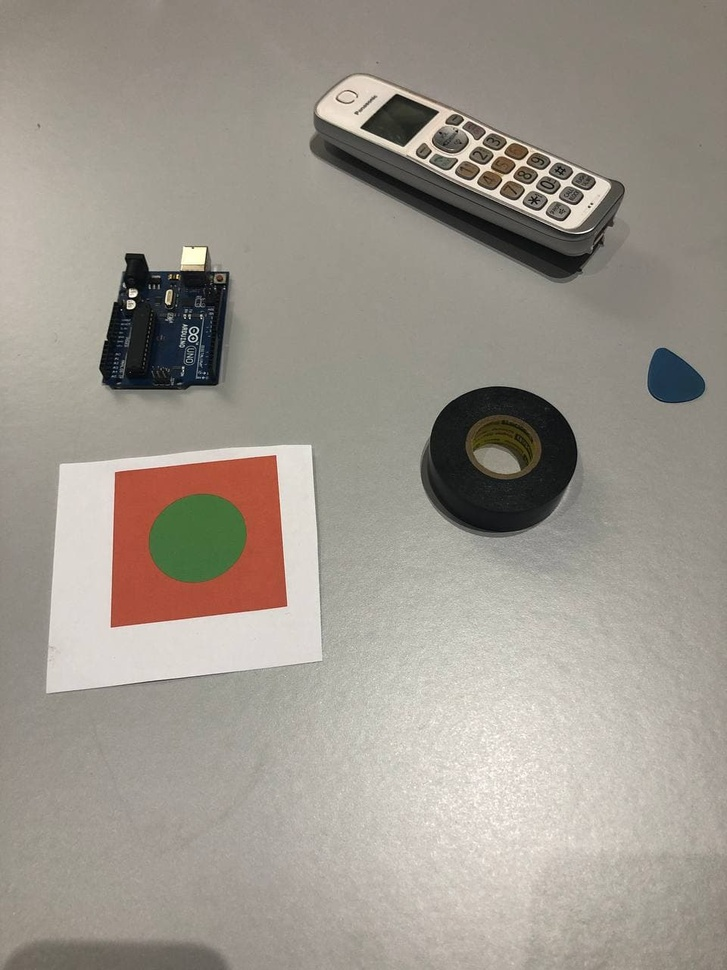
#> input picture Img/photo_2021-06-22_00-54-58.jpg, 727 x 970 px, shrunk from 960 x 1280 before the run, given in place of the camera
$ python test.py
#> lines starting #> are read from the running program, lines starting #| are printed output that depends on the picture; after the words box and inside, x2 and y2 are one past the last pixel; in counts of white or black regions, pixels touching at a corner belong together
# Python code for Multiple Color Detection


import numpy as np
import cv2


# Capturing video through webcam
webcam = cv2.VideoCapture(0)

# Start a while loop
while(1):

	# Reading the video from the
	# webcam in image frames
    _, img = webcam.read()
#> img is the input picture: shape (970, 727, 3); mean B, G, R 141.2, 150.6, 157.1

    imgHSV = cv2.cvtColor(img, cv2.COLOR_BGR2HSV)
#> imgHSV: shape (970, 727, 3); mean H, S, V 22.9, 29.5, 157.9
    lowR = (0,100,100)
    highR = (15,255,255)
    maskR = cv2.inRange(imgHSV, lowR, highR)
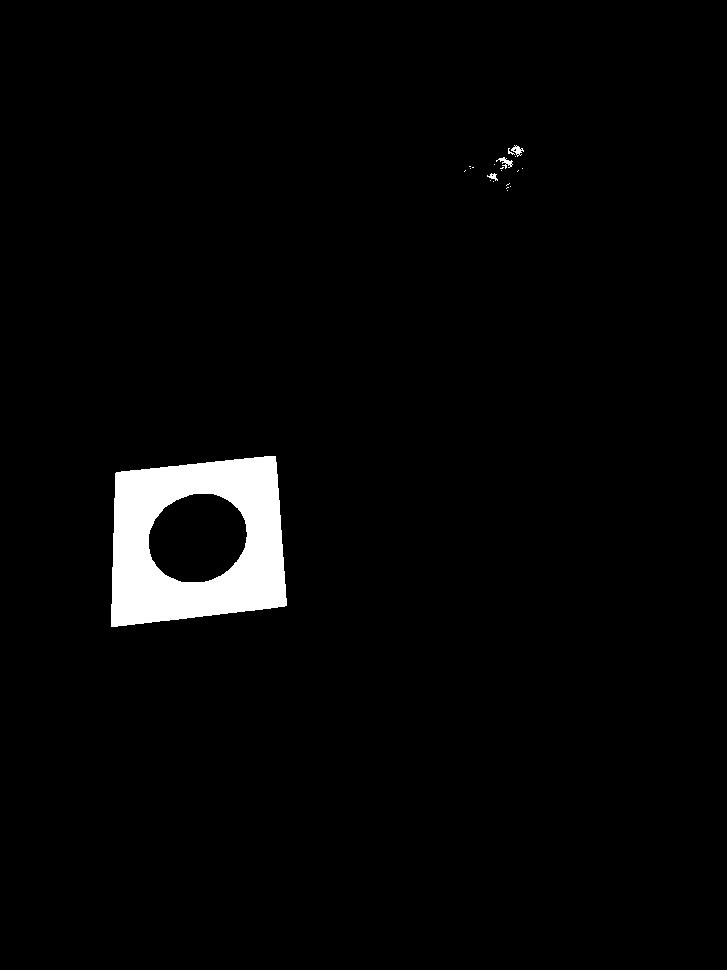
#> maskR: shape (970, 727); 2.7% white; 21 white regions (17 under 20 px)

    imgC = np.zeros(img.shape)
    contours, hierarchy = cv2.findContours(maskR.copy(), cv2.RETR_EXTERNAL,cv2.CHAIN_APPROX_SIMPLE)
#> contours = 21 contours, 17 with area under 20; largest, box (x1, y1, x2, y2) and area: (111, 456, 287, 627) 25592, (511, 145, 524, 157) 56, (496, 157, 513, 169) 46, (487, 173, 498, 181) 28

    valid_cntrs = []
    for cntr in contours:
        peri = cv2.arcLength(cntr, True)
        approx = cv2.approxPolyDP(cntr, 0.04 * peri, True)
        if len(approx) == 4:
            valid_cntrs.append((cntr, approx))
#> this loop made 21 passes
#> (peri, approx) on passes 1, 2, 4, 5, 6, 7, 9, 10, 11, 12, 13, 15: (659, [[275, 456], [115, 473], [111, 626], [286, 605]]), (0, [[507, 190]]), (0, [[510, 186]]), (7.66, [[509, 183], [506, 185]]), (0, [[493, 181]]), (0, [[490, 180]]), (2.83, [[518, 170], [517, 171]]), (0, [[501, 170]]), (2.83, [[465, 170], [464, 171]]), (0, [[522, 168]]), (0, [[470, 168]]), (2, [[472, 167], [473, 167]])
#> peri on passes 8, 14, 18, 20, 21: 33.8, 6.83, 79.25, 24.14, 49.36
#> after the loop, valid_cntrs = 2 items

    valid_template_objects = []
    for (c,approx0) in valid_cntrs:
        (x, y, w, h) = cv2.boundingRect(c)
        roi = imgHSV[np.floor(y*0.95).astype('int'):np.ceil((y + h)*1.05).astype('int'), np.floor(x*0.95).astype('int'):np.ceil((x + w)*1.05).astype('int')]

        A = w*h

        lowG = (42,20,20)
        highG = (100,255,255)
        maskG = cv2.inRange(roi, lowG, highG)
        cv2.imshow("ROI", maskG)
        contoursG, hierarchy = cv2.findContours(maskG.copy(), cv2.RETR_EXTERNAL,cv2.CHAIN_APPROX_SIMPLE)

        for cntr in contoursG:
            peri = cv2.arcLength(cntr, True)
            approx = cv2.approxPolyDP(cntr, 0.04 * peri, True)
            if cv2.countNonZero(maskG)/A > 0.2 and len(approx) > 5:
                valid_template_objects.append((x,y,w,h,approx0))
#> this loop made 2 passes
#> (approx0, x, y, w, h, A, lowG, highG) on pass 1: ([[275, 456], [115, 473], [111, 626], [286, 605]], 111, 456, 176, 171, 30096, (42, 20, 20), (100, 255, 255))
#> (c, approx0, x, y, w, h, A, lowG) on pass 2: ([[507, 187], [506, 188], [507, 187], [508, 187]], [[508, 187], [507, 187], [506, 188], [507, 187]], 506, 187, 3, 2, 6, (42, 20, 20))
#> pass 1, `maskG = cv2.inRange(roi, lowG, highG)`:
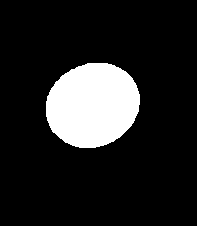
#> maskG: shape (226, 197); 14.1% white; 1 white region, box (x1, y1, x2, y2) and area: (46, 63, 140, 148) 6275
#> after the loop, valid_template_objects = [(111, 456, 176, 171, [[275, 456], [115, 473], [111, 626], [286, 605]])]

    template_object = []
    if len(valid_template_objects) > 0:
        for i in valid_template_objects[0][4]:
            center = tuple(i[0])
            template_object.append(center)
#> this loop made 4 passes
#> after the loop, template_object = [(275, 456), (115, 473), (111, 626), (286, 605)]

        template_object.sort(key=(lambda x: x[0] + x[1]))
        if template_object[1][0] > template_object[2][0]:
            tmp = template_object[2]
#> tmp = (111, 626)
            template_object[2] = template_object[1]
            template_object[1] = tmp

        for i, center in enumerate(template_object):
            color = (255,0,0)
            if i == 3:
                color = (0,255,0)
            img = cv2.circle(img,center,10,color,thickness=-1)
#> this loop made 4 passes
#> (center, color) on passes 1 to 4: ((115, 473), (255, 0, 0)), ((111, 626), (255, 0, 0)), ((275, 456), (255, 0, 0)), ((286, 605), (0, 255, 0))
#> pass 1, `img = cv2.circle(img,center,10,color,thickness=-1)`:
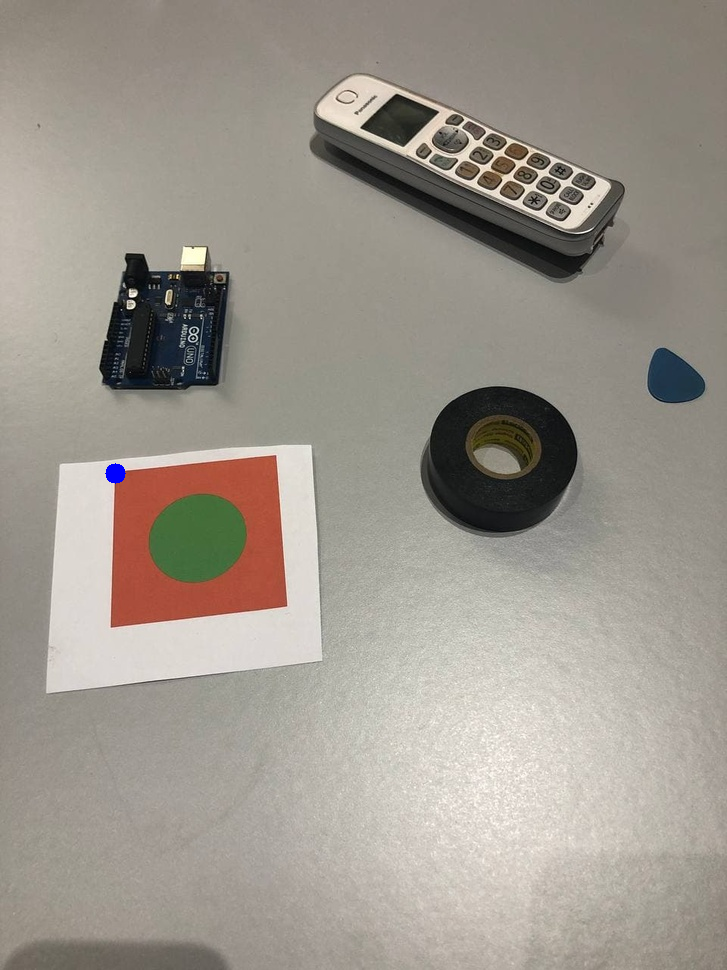
#> img: shape (970, 727, 3); 0.04% of pixels changed, all inside (x1, y1, x2, y2) = (105, 463, 126, 484)
#> pass 2, `img = cv2.circle(img,center,10,color,thickness=-1)`:
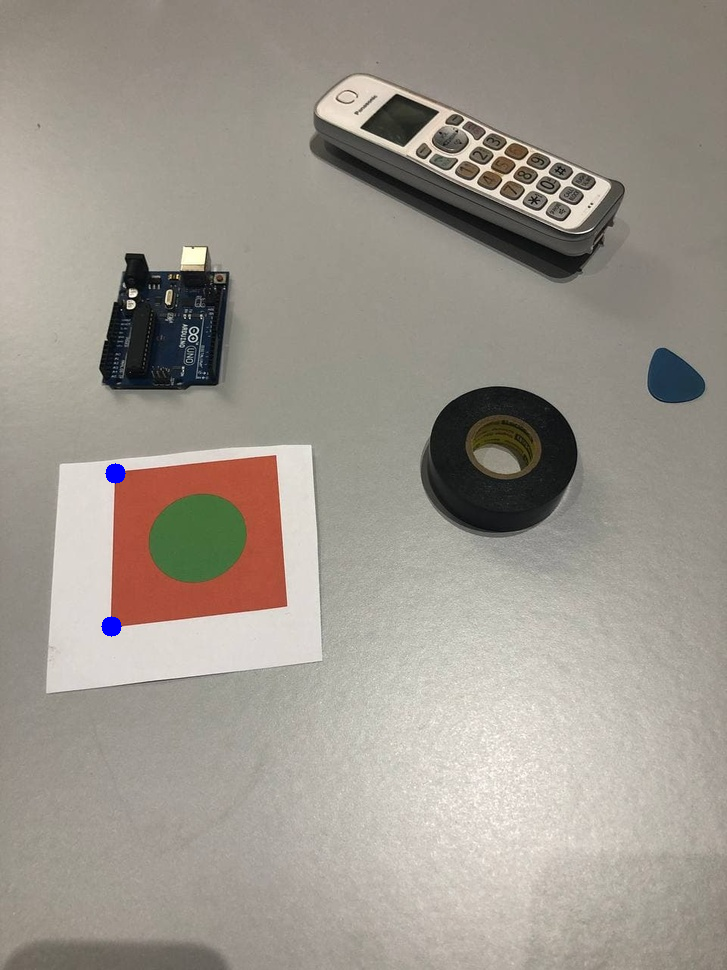
#> img: shape (970, 727, 3); 0.04% of pixels changed, all inside (x1, y1, x2, y2) = (101, 616, 122, 637)
#> pass 3, `img = cv2.circle(img,center,10,color,thickness=-1)`:
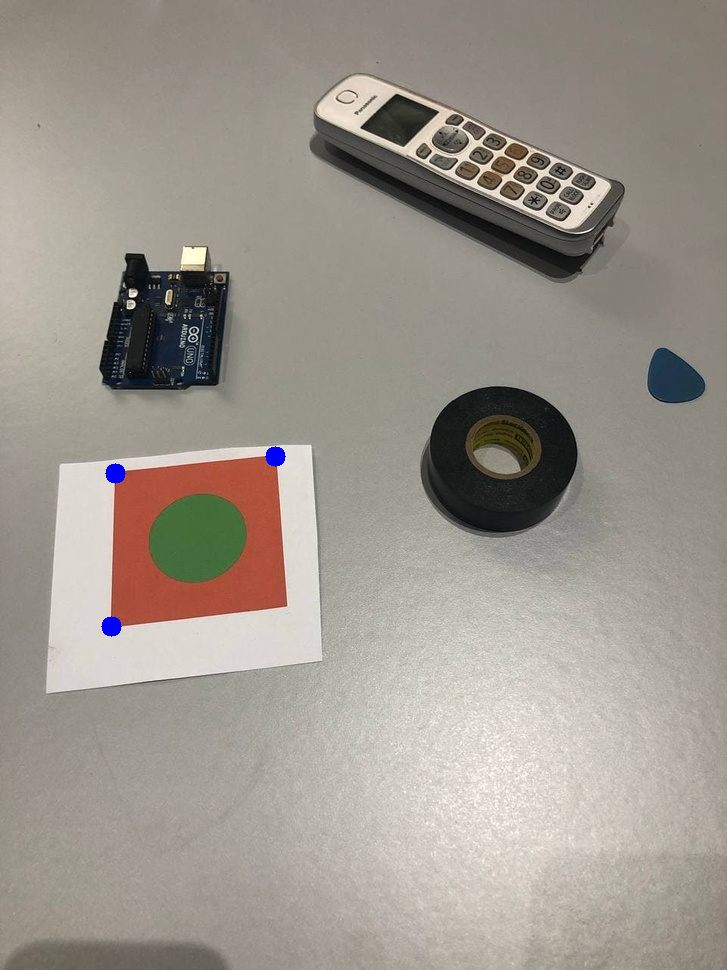
#> img: shape (970, 727, 3); 0.04% of pixels changed, all inside (x1, y1, x2, y2) = (265, 446, 286, 467)
#> after the loop:
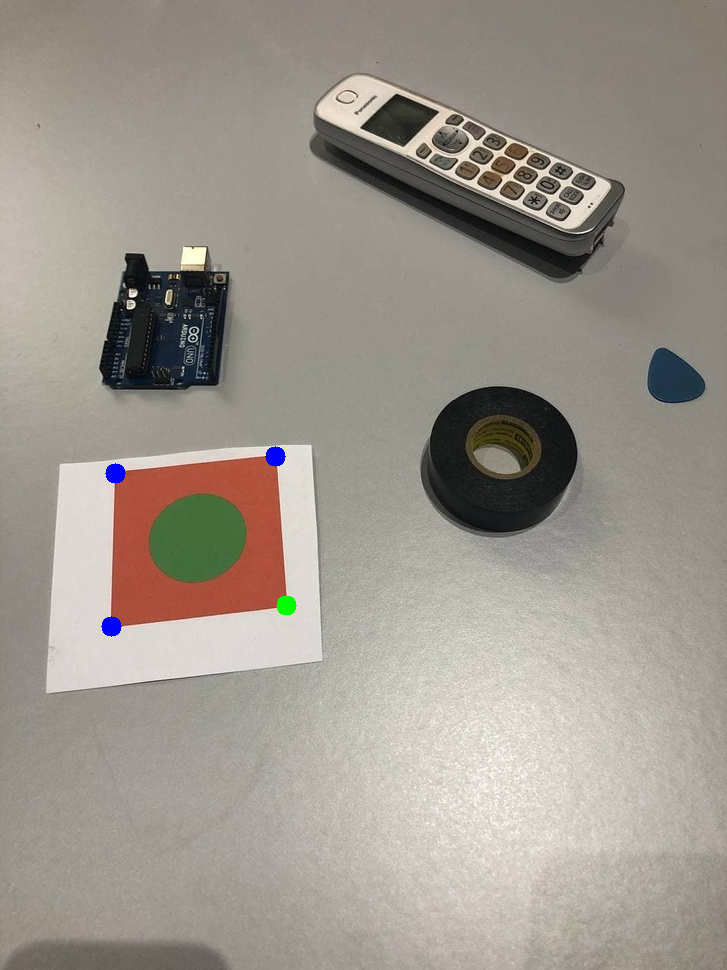
#> img: shape (970, 727, 3); 0.04% of pixels changed, all inside (x1, y1, x2, y2) = (276, 595, 297, 616)

        pts1 = np.float32(template_object)
#> pts1 = [[115, 473], [111, 626], [275, 456], [286, 605]]
        pts2 = np.float32([[template_object[3][0]-100,template_object[3][1]-100],[template_object[3][0]-100,template_object[3][1]],[template_object[3][0],template_object[3][1]-100],list(template_object[3])])
#> pts2 = [[186, 505], [186, 605], [286, 505], [286, 605]]

        matrix = cv2.getPerspectiveTransform(pts1, pts2)
#> matrix = [[0.864, 0.185, 75.17], [0.0901, 1.45, 14.51], [-3.43e-05, 0.000872, 1]]

        result = cv2.warpPerspective(img, matrix, (img.shape[0]*2,img.shape[1]*2))
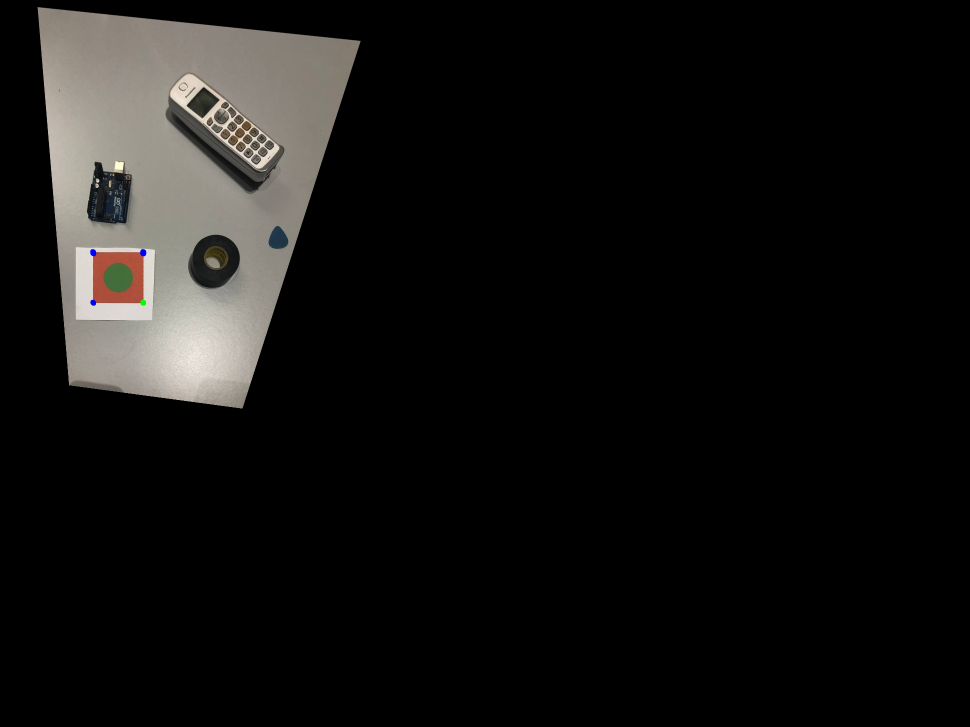
#> result: shape (1454, 1940, 3) (shown at 1/2 size); mean B, G, R 17.8, 19, 19.9

        # Program Termination
        cv2.imshow("Resultado", result)
    cv2.imshow("Original", maskR)
    if cv2.waitKey(10) & 0xFF == ord('q'):
#> (key q is pressed here)
        webcam.release()
        cv2.destroyAllWindows()
        break

$ run again, on Img/test11.jpg
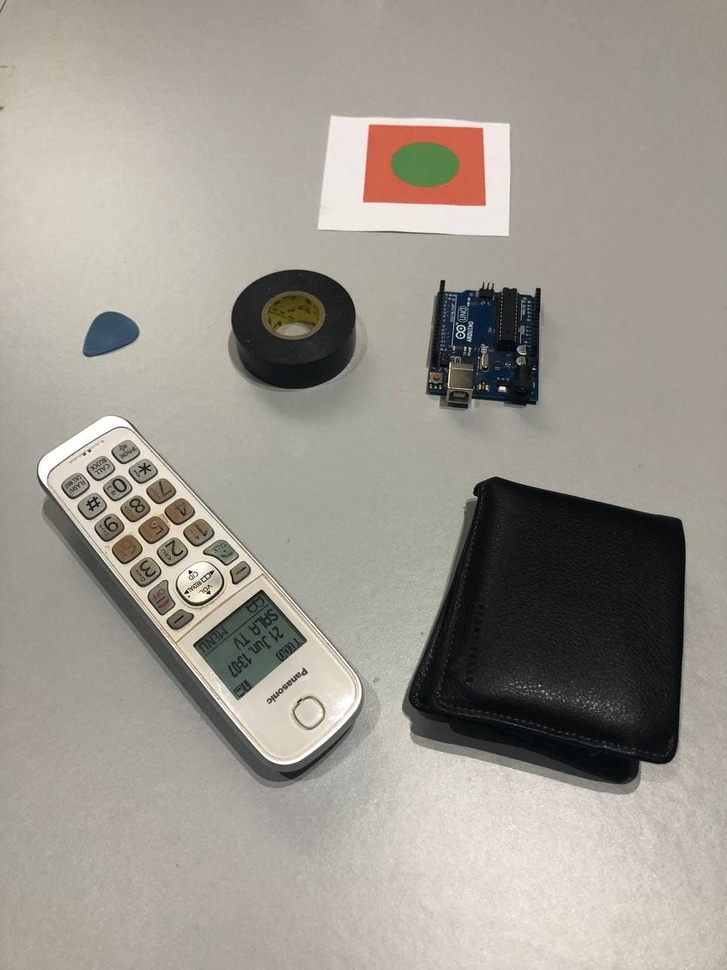
#> input picture Img/test11.jpg, 727 x 970 px, shrunk from 960 x 1280 before the run, given in place of the camera
#> img is the input picture: shape (970, 727, 3); mean B, G, R 143.6, 152, 157.3
#> imgHSV: shape (970, 727, 3); mean H, S, V 28, 26.4, 158.1
#> `maskR = cv2.inRange(imgHSV, lowR, highR)`:
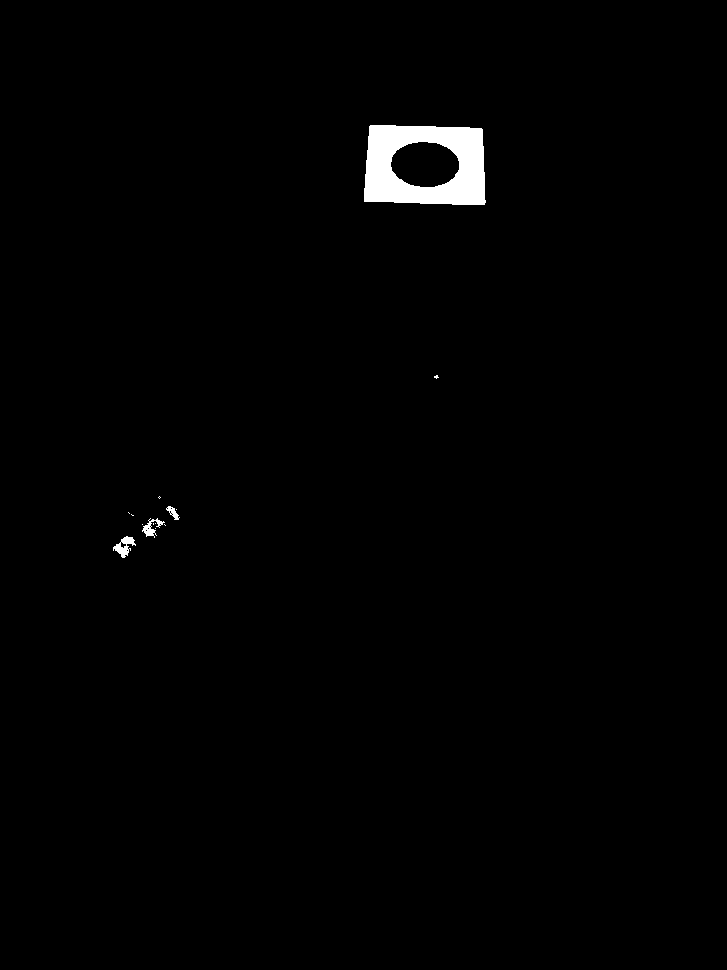
#> maskR: shape (970, 727); 1% white; 14 white regions (10 under 20 px)
#> contours = 14 contours, 10 with area under 20; largest, box (x1, y1, x2, y2) and area: (364, 125, 486, 205) 8916, (113, 536, 136, 558) 208, (142, 518, 165, 538) 122, (166, 506, 180, 520) 70
#> the loop `for cntr in contours:` made 14 passes
#> (peri, approx) on passes 2, 3, 4, 5, 6, 8, 9, 10: (0, [[155, 528]]), (2.83, [[164, 524], [165, 525]]), (0, [[142, 524]]), (0, [[155, 523]]), (2, [[153, 523], [153, 524]]), (4.83, [[131, 514], [132, 515], [133, 515], [132, 515]]), (2.83, [[128, 512], [129, 513]]), (0, [[176, 509]])
#> after the loop `for cntr in contours:`: valid_cntrs = 3 items
#> the loop `for (c,approx0) in valid_cntrs:` made 3 passes
#> (approx0, x, y, w, h, A) on passes 1 to 3: ([[131, 514], [132, 515], [133, 515], [132, 515]], 131, 514, 3, 2, 6), ([[159, 496], [158, 497], [159, 498], [160, 497]], 158, 496, 3, 3, 9), ([[369, 126], [364, 201], [484, 204], [481, 128]], 364, 125, 122, 80, 9760)
#> after the loop `for (c,approx0) in valid_cntrs:`: valid_template_objects = [(364, 125, 122, 80, [[369, 126], [364, 201], [484, 204], [481, 128]])]
#> the loop `for i in valid_template_objects[0][4]:` made 4 passes
#> after the loop `for i in valid_template_objects[0][4]:`: template_object = [(369, 126), (364, 201), (484, 204), (481, 128)]
#> the loop `for i, center in enumerate(template_object):` made 4 passes
#> (center, color) on passes 1 to 4: ((369, 126), (255, 0, 0)), ((364, 201), (255, 0, 0)), ((481, 128), (255, 0, 0)), ((484, 204), (0, 255, 0))
#> pts1 = [[369, 126], [364, 201], [481, 128], [484, 204]]
#> pts2 = [[384, 104], [384, 204], [484, 104], [484, 204]]
#> matrix = [[1.09, 0.501, -15.68], [-0.0204, 1.79, -96.15], [9.17e-05, 0.00112, 1]]
#> `result = cv2.warpPerspective(img, matrix, (img.shape[0]*2,img.shape[1]..`:
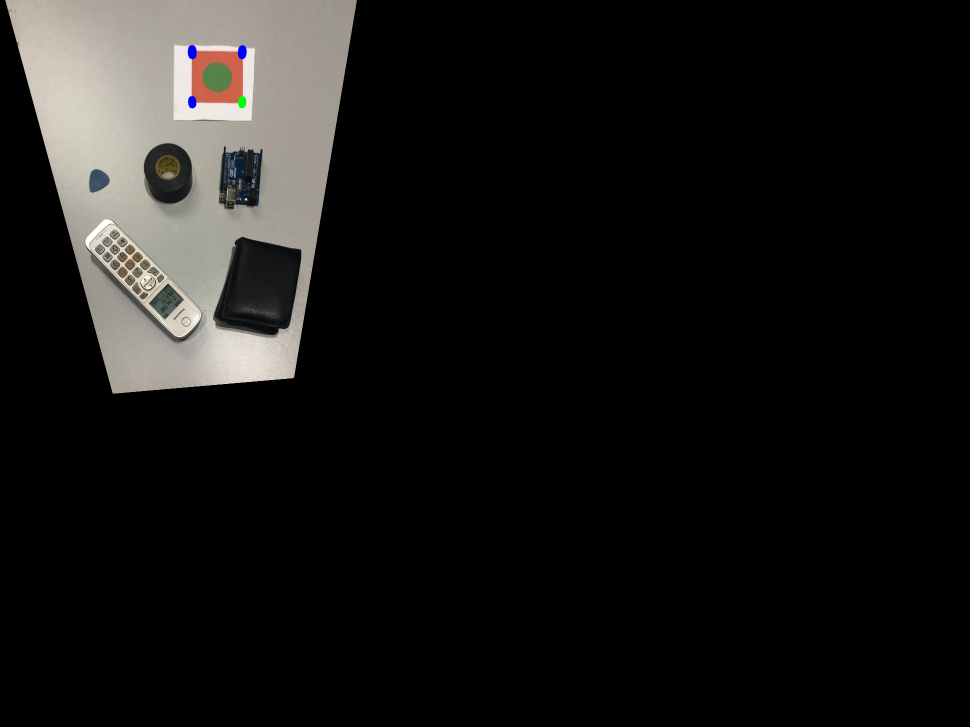
#> result: shape (1454, 1940, 3) (shown at 1/2 size); mean B, G, R 21.4, 22.7, 23.6
